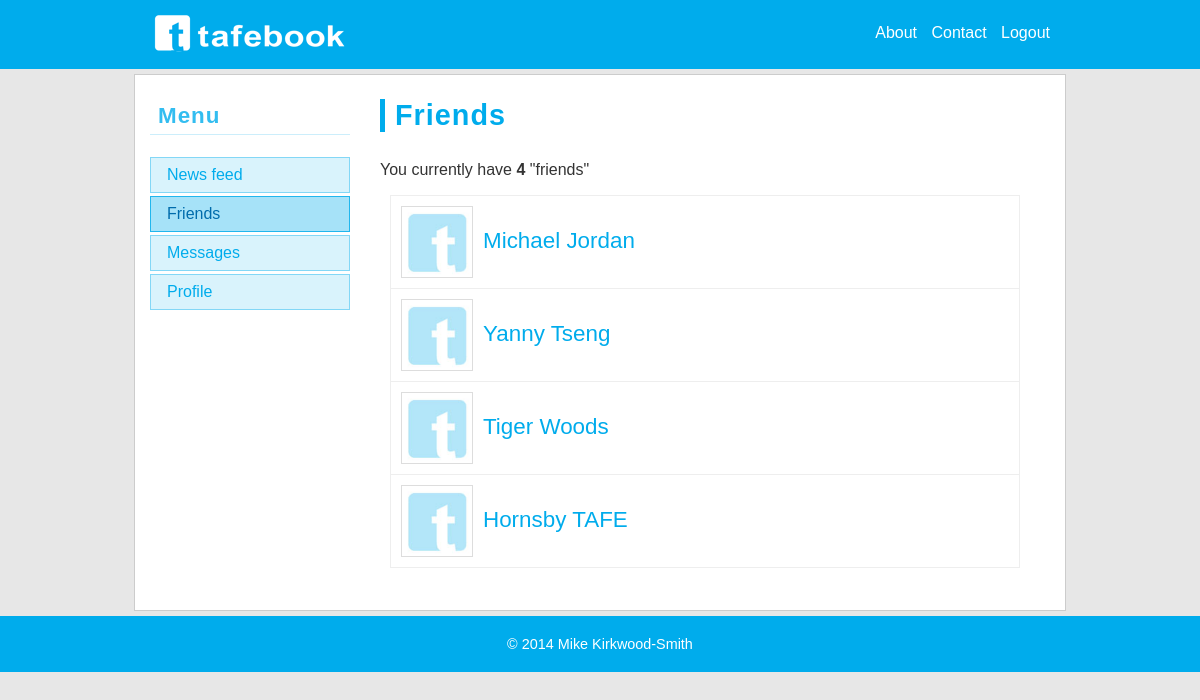
/Mike/tafebook/friends.php (signed in), run on the app's committed database.
### tables this page shows
CREATE TABLE IF NOT EXISTS `friendship` (
  `personId1` int(10) unsigned NOT NULL,
  `personId2` int(10) unsigned NOT NULL,
  PRIMARY KEY (`personId1`,`personId2`),
  KEY `personId2` (`personId2`)
);

CREATE TABLE IF NOT EXISTS `person` (
  `personId` int(10) unsigned NOT NULL AUTO_INCREMENT,
  `email` varchar(200) NOT NULL,
  `password` char(40) NOT NULL,
  `firstName` varchar(80) DEFAULT NULL,
  `lastName` varchar(80) DEFAULT NULL,
  `about` varchar(1000) DEFAULT NULL,
  `gender` char(1) DEFAULT NULL,
  PRIMARY KEY (`personId`),
  UNIQUE KEY `email` (`email`)
);

### Mike/tafebook/classes/DAL.class.php (called while the page is built, shortened)
<?php
	class DAL
	{
		private $PDO;
		public function __construct()
		{
			$this->server = 'localhost';
			$this->database = 'tafebook';
			$this->username = 'tafebook';
			$this->password = 'tafebook';
			try
			{
				$this->PDO = new PDO("mysql:host={$this->server};dbname={$this->database}", $this->username, $this->password);
				$this->PDO->setAttribute(PDO::ATTR_ERRMODE, PDO::ERRMODE_EXCEPTION);
			}
			catch (PDOException $e)
			{
				$this->LogException($e, 'Problem connecting to the database server', 'error');
			}
		}
		public function ExecuteQuery($sql, $parameters = array())
		{
			$return = false;
			try
			{
				$statement = $this->PDO->prepare($sql);
				$statement->execute();
				$return = $statement->fetchAll();
			}
			catch (PDOException $e)
			{
				$this->LogException($e, 'Problem executing the query', 'error', $sql);
			}
			return $return;
		}
	}
?>

### Mike/tafebook/friends.php (the view, shortened to what this page needs)
<?php
require_once('classes/DAL.class.php');
$dal = new DAL();
$personId = $_SESSION['personId'];
$sql = "SELECT personId1, personId2 FROM friendship WHERE personId1 = $personId";
$friends = $dal->ExecuteQuery($sql);
$totalFriends = count($friends);
?>
<!doctype html>
<html lang="en">
    <head>
        <link rel="stylesheet" type="text/css" href="css/style.css" />
    </head>
    <body>
        <header>
            <div class="content-wrapper">
                <a id="header-logo" href="index.php"><img src="images/tafebook-logo-white-smallest.png" alt="tafebook logo" width="200" height="45" /></a>
                <nav>
                    <a href="about.php">About</a>
                    <a href="contact.php">Contact</a>
                    <a href="logout.php">Logout</a>
                </nav>
            </div>
        </header>
        <section id="main" class="content-wrapper">
            <section id="sidebar">
                <h2>Menu</h2>
                <ul id="sidebar-options">
                    <li><a href="news-feed.php">News feed</a></li>
                    <li><a class="active" href="friends.php">Friends</a></li>
                    <li><a href="messages.php">Messages</a></li>
                    <li><a href="profile.php">Profile</a></li>
                </ul>
            </section>
            <section id="content">
                <h1>Friends</h1>
                <p>You currently have <strong><?php echo $totalFriends ? $totalFriends : 'no'; ?></strong> "friends"</p>
                <?php if ($totalFriends) { ?>
                <section id="friends">
                    <div class="person-list">
                        <?php foreach($friends as $friend) {
                            $friendId = $friend['personId2'];
                            $sql = "SELECT firstName, lastName FROM person WHERE personId = $friendId";
                            $person = $dal->ExecuteQuery($sql)[0];
                        ?>
                        <article>
                            <a href="<?php echo 'profile.php?Id='.$friendId; ?>">
                                <img class="person-image" src="images/person/no-image-100.jpg" alt="Profile photo" width="70" height="70" />
                                <span class="person-name"><?php echo $person['firstName'], ' ', $person['lastName'] ?></span>
                            </a>
                        </article>
                        <?php } ?>
                    </div>
                </section>
                <?php } ?>
            </section>
        </section>
        <footer>
            <div class="content-wrapper">
                <p>&copy; 2014 Mike Kirkwood-Smith</p>
            </div>
        </footer>
    </body>
</html>

### Mike/tafebook/css/style.css (style rules this page uses)
body { margin: 0; padding: 0; font-family: arial, verdana, sans-serif; font-size: medium; background-color: #e7e7e7; color: #333; }
h1, h2, h3, h4, h5 { font-family: arial, verdana, sans-serif; letter-spacing: 1px; }
h1 { margin: 0.5em 0 1em 0; padding-left: 10px; font-size: 1.8em; color: #00acec; border-left: 5px solid #00acec; }
h2 { margin: 1.5em 0 1em 0; padding: 0 0 5px 8px; border-bottom: 1px solid #ddd; border-bottom: 1px solid rgba(0, 172, 236, 0.2); color: #00acec; color: rgba(0, 172, 236, 0.8); font-size: 1.4em; }
a { text-decoration: none; color: #00acec; }
.content-wrapper { width: 900px; margin: 0 auto; }
.content-wrapper:after { display: block; clear: both; content: "."; visibility: hidden; height: 0; line-height: 0; }
header { margin: 0 0 5px 0; padding: 10px 15px; background-color: #00acec; }
#header-logo { float: left; }
header nav { float: right; width: 50%; height: 45px; line-height: 45px; text-align: right; }
header nav a { margin-left: 10px; color: white; }
#main { padding: 10px 15px; background-color: white; border: 1px solid #ccc; }
#sidebar { width: 200px; float: left; margin-right: 30px; }
#sidebar h2:first-child { margin-top: 0.8em; }
#sidebar-options { margin: 0; padding: 0; list-style-type: none; }
#sidebar-options li { margin: 0; padding: 0; }
#sidebar-options li a { display: block; margin-bottom: 3px; padding: 8px 16px; border: 1px solid rgba(0, 172, 236, 0.4); background-color: rgba(0, 172, 236, 0.15); color: #00acec; }
#sidebar-options li a.active { border: 1px solid rgba(0, 172, 236, 0.8); background-color: rgba(0, 172, 236, 0.35); color: #006cac; }
#sidebar + #content { float: left; width: 640px; padding-bottom: 2em; }
.person-list { margin-left: 10px; border: 1px solid #eee; }
.person-list article { margin-bottom: 0; border-top: 1px solid #eee; }
.person-list article:first-child { border-top: none; }
.person-list article a { display: block; height: 72px; padding: 10px; }
.person-list .person-image { float: left; margin-right: 10px; border: 1px solid #ddd; }
.person-list .person-name { display: block; margin: 22px 0 5px 0; font-size: 1.4em; }
footer { margin: 5px 0 0 0; padding: 20px 15px; background-color: #00acec; font-size: 0.9em; color: white; text-align: center; }
footer p { margin: 0; }

### data on the page
friendship: personId2.firstName "Michael", personId2.lastName "Jordan"
friendship: personId2.firstName "Yanny", personId2.lastName "Tseng"
friendship: personId2.firstName "Tiger", personId2.lastName "Woods"
friendship: personId2.firstName "Hornsby", personId2.lastName "TAFE"

### other printed values
$totalFriends "4"
